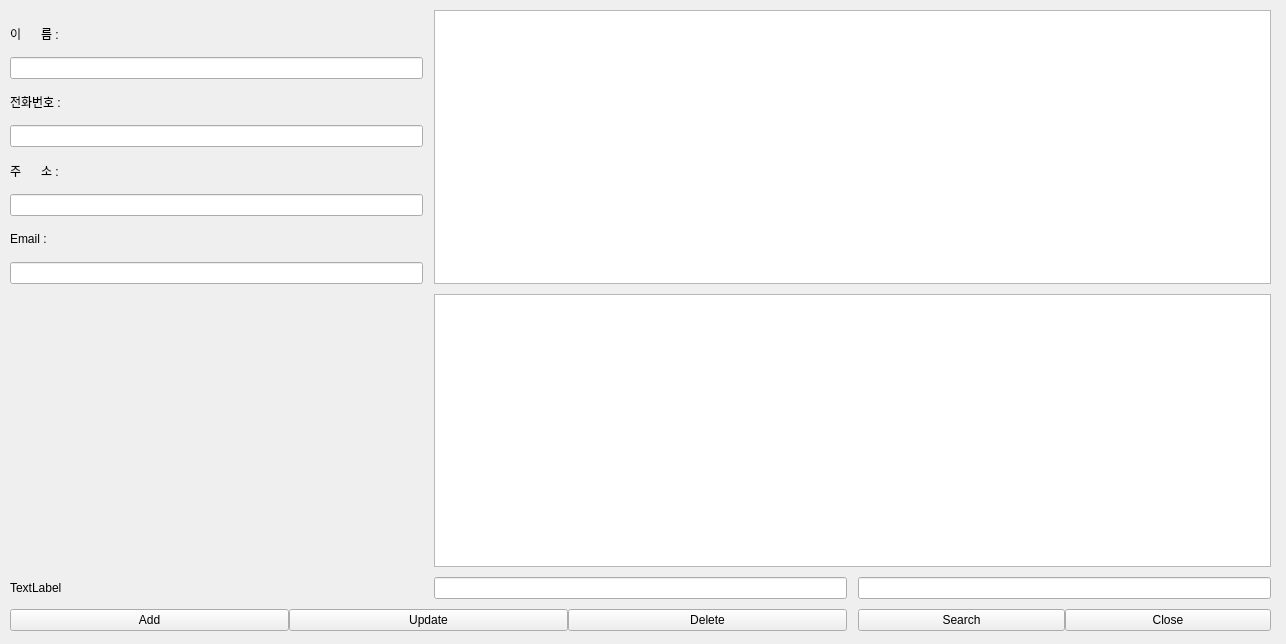
<?xml version="1.0" encoding="UTF-8"?>
<ui version="4.0">
 <class>MainWindow</class>
 <widget class="QMainWindow" name="MainWindow">
  <property name="geometry">
   <rect>
    <x>0</x>
    <y>0</y>
    <width>1286</width>
    <height>644</height>
   </rect>
  </property>
  <property name="windowTitle">
   <string>MainWindow</string>
  </property>
  <widget class="QWidget" name="centralwidget">
   <widget class="QWidget" name="gridLayoutWidget">
    <property name="geometry">
     <rect>
      <x>10</x>
      <y>10</y>
      <width>1261</width>
      <height>621</height>
     </rect>
    </property>
    <layout class="QGridLayout" name="gridLayout">
     <property name="sizeConstraint">
      <enum>QLayout::SetDefaultConstraint</enum>
     </property>
     <property name="horizontalSpacing">
      <number>11</number>
     </property>
     <property name="verticalSpacing">
      <number>10</number>
     </property>
     <item row="2" column="2">
      <widget class="QLineEdit" name="lineEdit_5"/>
     </item>
     <item row="3" column="2">
      <layout class="QVBoxLayout" name="verticalLayout_3">
       <item>
        <layout class="QHBoxLayout" name="horizontalLayout_2">
         <item>
          <widget class="QPushButton" name="pushButton_4">
           <property name="text">
            <string>Search</string>
           </property>
          </widget>
         </item>
         <item>
          <widget class="QPushButton" name="pushButton_5">
           <property name="text">
            <string>Close</string>
           </property>
          </widget>
         </item>
        </layout>
       </item>
      </layout>
     </item>
     <item row="0" column="1" colspan="2">
      <widget class="QTableView" name="tableView"/>
     </item>
     <item row="3" column="0" colspan="2">
      <layout class="QHBoxLayout" name="horizontalLayout">
       <item>
        <widget class="QPushButton" name="pushButton_1">
         <property name="text">
          <string>Add</string>
         </property>
        </widget>
       </item>
       <item>
        <widget class="QPushButton" name="pushButton_2">
         <property name="text">
          <string>Update</string>
         </property>
        </widget>
       </item>
       <item>
        <widget class="QPushButton" name="pushButton_3">
         <property name="text">
          <string>Delete</string>
         </property>
        </widget>
       </item>
      </layout>
     </item>
     <item row="0" column="0">
      <layout class="QVBoxLayout" name="verticalLayout_2">
       <item>
        <widget class="QLabel" name="label_4">
         <property name="text">
          <string>이      름 :</string>
         </property>
        </widget>
       </item>
       <item>
        <widget class="QLineEdit" name="lineEdit_1"/>
       </item>
       <item>
        <widget class="QLabel" name="label">
         <property name="text">
          <string>전화번호 :</string>
         </property>
        </widget>
       </item>
       <item>
        <widget class="QLineEdit" name="lineEdit_2"/>
       </item>
       <item>
        <widget class="QLabel" name="label_2">
         <property name="text">
          <string>주      소 :</string>
         </property>
        </widget>
       </item>
       <item>
        <widget class="QLineEdit" name="lineEdit_3"/>
       </item>
       <item>
        <widget class="QLabel" name="label_3">
         <property name="text">
          <string>Email :</string>
         </property>
        </widget>
       </item>
       <item>
        <widget class="QLineEdit" name="lineEdit_4"/>
       </item>
      </layout>
     </item>
     <item row="2" column="0">
      <widget class="QLabel" name="label_5">
       <property name="text">
        <string>TextLabel</string>
       </property>
      </widget>
     </item>
     <item row="2" column="1">
      <widget class="QLineEdit" name="lineEdit_6"/>
     </item>
     <item row="1" column="1" colspan="2">
      <widget class="QListWidget" name="listWidget"/>
     </item>
    </layout>
   </widget>
  </widget>
 </widget>
 <resources/>
 <connections/>
</ui>
